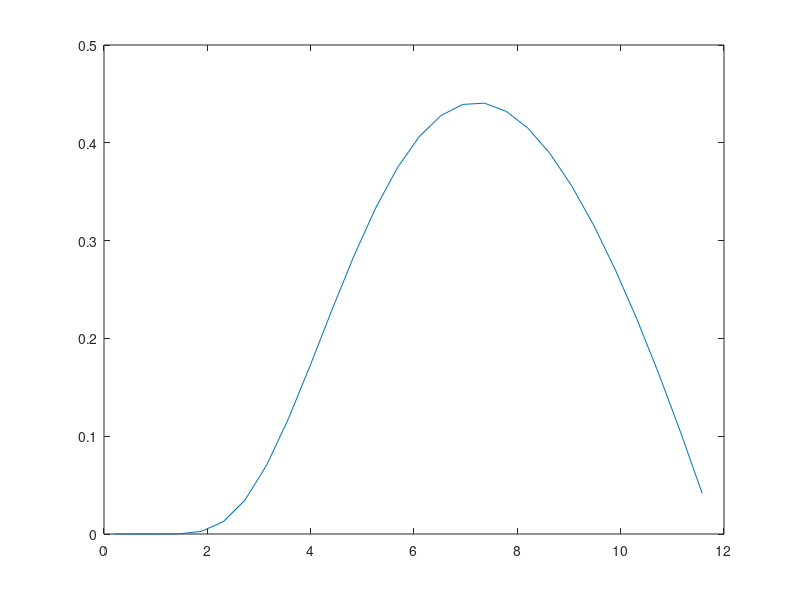

The MATLAB source for this figure:
close all
clear all
clc                          
%PARAMETERS OF A 2MW DFIG
%IEEE - DFIM: Chapter 3 
%--------------------------------------------------------------------------
f = 50;                     % Stator frequency (Hz)
n = 1500;                   % Synchronous speed at 50 Hz|(rev/min)
Ps = 2e6;                   % Nominal stator three-phase active power|(MW)
Vs = 690;                   % Line-to-line nominal stator voltage in rms (V)
Is = 1760;                  % Each phase nominal stator current in rms (Amp)
Tem = 12732;                % Nominal torque at generator or motor modes (N.m)
%Stator connection Star
p = 2;                      % Pole pair 
Vr = 2070;                  % Line-to-line nominal rotor voltage in rms (reached at speed near zero) (V)
%Rotor connection Star
u = 0.34;                   % Stator/rotor turns ratio (relation between the stator and rotor)
Rs = 2.6e-3;                % Stator resistance (mohm)
Lsi = 87e-6;                % Stator leakage inductance (uH)
Lm = 2.5e-3;                % Magnetizing inductace (mH)
Rres = 26.1e-3;             %% Rotor resistance (mohm)
Rind = 783e-6;              %% Rotor leakage inductance (uH)
Rr = 2.9e-3;                % Rotor resistance referred to stator (mohm)
Lsr = 87e-6;                % Rotor leakage inductance referred to the stator (uH)
Ls = Lm + Lsi;              % Stator inductance (mH)
Lr = Lm + Lsr;              % Rotor inductance (mH)
%--------------------------------------------------------------------------
%Space for Rotor Side Converter
Q = 0;                      % For Reactive power = 0
smax = 0.33;                % Maximun slip 0.25
Fs = 1.28;                  % Stator Flux
Vbus = 1000;                % Bus Voltage
%Mechanic 
J = 127;                    % Inertia Kg*m^2
D = 1e-3;                   % Damping friction factor N.m.s
%PI regulators
sigma = 1- Lm^2/(Ls*Lr); 
tau_i = (sigma*Lr)/Rr;
tau_n = 0.05;
wni = 100*(1/tau_i);
wnn = 1/tau_n;

kp_id = (2*wni*sigma*Lr)-Rr;
kp_iq = kp_id;

ki_id = (wni^2)*Lr*sigma;
ki_iq = ki_id;

kp_n = (2*wnn*J)/p;
ki_n = ((wnn^2)*J)/p;
%--------------------------------------------------------------------------
%Space for Grid Side Converter
Cbus = 80e-3;               % DC bus capacitance
Rg = 20e-6;                 % Grid side filter? resistance 1
Lg = 483e-6;                % Grid side filter? inductance 1e-3

Kpg = 1/(1.5*Vs*sqrt(2/3)); 
Kqg = -Kpg;

%PI regulators
tau_ig = Lg/Rg;
wnig = 60*2*pi;

kp_idg = (2*wnig*Lg)-Rg;
kp_iqg = kp_idg;
ki_idg = (wnig^2)*Lg;
ki_iqg = ki_idg;

kp_v = -1000;   %-1000
ki_v = -300000;

%--------------------------------------------------------------------------
%PWM 
fsw = 4e3;                  % Switching frequency (Hz)
Ts = 1/fsw/f;               % Sample time (sec)

%--------------------------------------------------------------------------
%Space for Three blade wind turbine model

N = 100;                    %Gearbox Ratio
Radio = 44;                 %Radio
ro = 1.225;                 %Air desity kg/m3 

% Cp and Ct curves
beta = 0;                   %Pitch angle
V = [0.0000,0.5556,1.1111,1.6667,2.2222,2.7778,3.3333,3.8889,4.4444,...
    5.0000,5.5556,6.1111,6.6667,7.2222,7.7778,8.3333,8.8889,9.4444, ...
    10.0000,10.5556,11.1111,11.6667,12.2222,12.7778,13.3333,13.8889,...
    14.4444,15.0000];       %wind

for beta = 0:1:0  % max power to Beta = -1,6 and wind speed 12,7778
cont = 1;
for lambda = 0.2:0.42143:11.8   % 28 Cps and Cts
    lambdai(cont)=(1./((1./(lambda-0.02*beta)+(0.003./(beta^3+1)))));
    Cp(cont)=0.73.*(151./lambdai(cont)-0.58.*beta-0.002*beta^2.14-13.2).*(exp(-18.4./lambdai(cont)));
    Ct(cont) = Cp (cont)/lambda;
    
    Pt (cont)= (1/2*ro*pi*(Radio)^2)*(V(cont))^3*Cp(cont);
    lambda
    
    cont=cont+1 
end

%  plot (V,Pt);
%  hold on;
   
tab_lambda=[0.2:0.42143:11.8];
plot (tab_lambda,Cp);
hold on;
% plot (tab_lambda,Ct);
% hold on;

end

% Kopt for MPPT
Cp_max = 0.44;
lambda_opt = 7.36;
Kopt = ((0.5*ro*pi*(Radio^5)*Cp_max)/(lambda_opt^3));








% % Power cure in fuction of wind speed
% 
% P = 1.0e+06 *[0,0,0,0,0,0,0,0.0472,0.1097,0.1815,0.2568,0.3418, ...
%     0.4437,0.5642,0.7046,0.8667,1.0518,1.2616,1.4976,1.7613,2.0534,...
%     2.3513,2.4024,2.4024,2.4024,2.4024,2.4024,2.4024];
% 
% V = [0.0000,0.5556,1.1111,1.6667,2.2222,2.7778,3.3333,3.8889,4.4444,...
%     5.0000,5.5556,6.1111,6.6667,7.2222,7.7778,8.3333,8.8889,9.4444, ...
%     10.0000,10.5556,11.1111,11.6667,12.2222,12.7778,13.3333,13.8889,...
%     14.4444,15.0000];
% 
% % 
% figure
% subplot (1,2,1)
% plot (tab_lambda,Ct,'linewidth',1.5)
% xlabel('lambda','fontsize',14)
% ylabel('Ct','fontsize',14)
% 
% subplot(1,2,2)
% plot (V,P,'linewidth',1.5)
% grid
% xlabel('Wind speed (m/s)','fontsize',14)
% ylabel('Power (MW)','fontsize',14)
